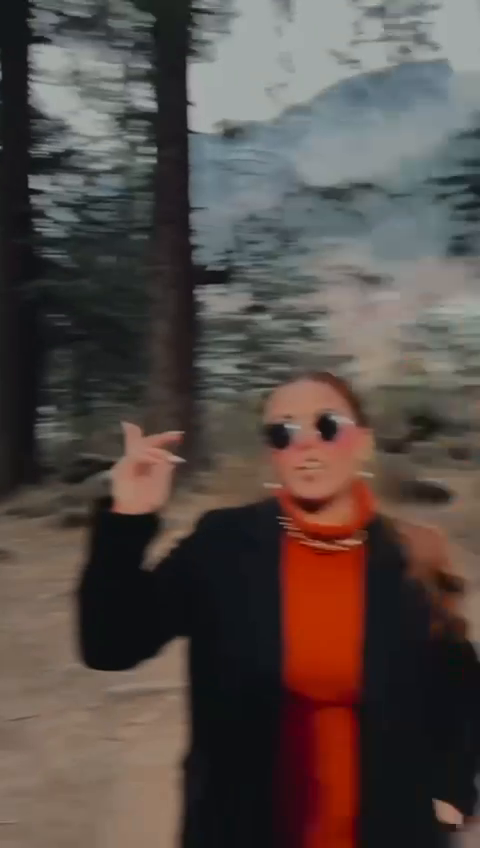
#> input picture frame 54 of WhatsApp Video 2024-01-28 at 3.03.33 PM.mp4, 480 x 848 px
$ python video.py
#> lines starting #> are read from the running program, lines starting #| are printed output that depends on the picture; after the words box and inside, x2 and y2 are one past the last pixel; in counts of white or black regions, pixels touching at a corner belong together
import cv2

read_cascade = cv2.CascadeClassifier("haarcascade_frontalface_default.xml")
eyes_cascade = cv2.CascadeClassifier("haarcascade_eye_tree_eyeglasses.xml")
video = cv2.VideoCapture('WhatsApp Video 2024-01-28 at 3.03.33 PM.mp4')

while video.isOpened:
    _, vid = video.read()
#> vid is the input picture: shape (848, 480, 3); mean B, G, R 71.2, 75.4, 86
    gray = cv2.cvtColor(vid,cv2.COLOR_BGR2GRAY)
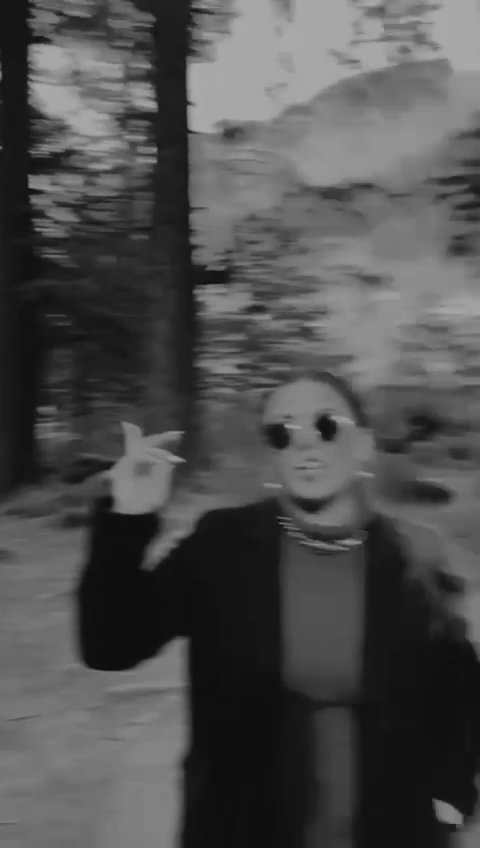
#> gray: shape (848, 480); min 10, max 173, mean 78.1
    frame = read_cascade.detectMultiScale(gray,1.1,3)
#> frame = [[228, 377, 150, 150]]
    for (x, y, w, h) in frame:
        cv2.rectangle(vid,(x, y),(x+w , y+h),(0, 255, 0),3)
        roi_gray = gray[y:y+h,x:x+w]
        roi_color = vid[y:y+h,x:x+w]
        eyes = eyes_cascade.detectMultiScale(roi_color)
        for (ex, ey, ew, eh) in eyes:
            cv2.rectangle(roi_color,(ex, ey),(ex + ew , ey + eh),(255, 0, 0),3)
#> this loop made 1 pass
#> pass 1, `roi_gray = gray[y:y+h,x:x+w]`:
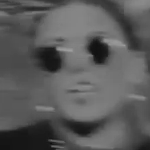
#> roi_gray: shape (150, 150); min 13, max 159, mean 90.4
#> pass 1, `roi_color = vid[y:y+h,x:x+w]`:
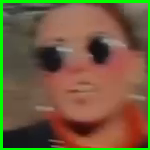
#> roi_color: shape (150, 150, 3); mean B, G, R 62, 92.5, 113
#> after the loop:
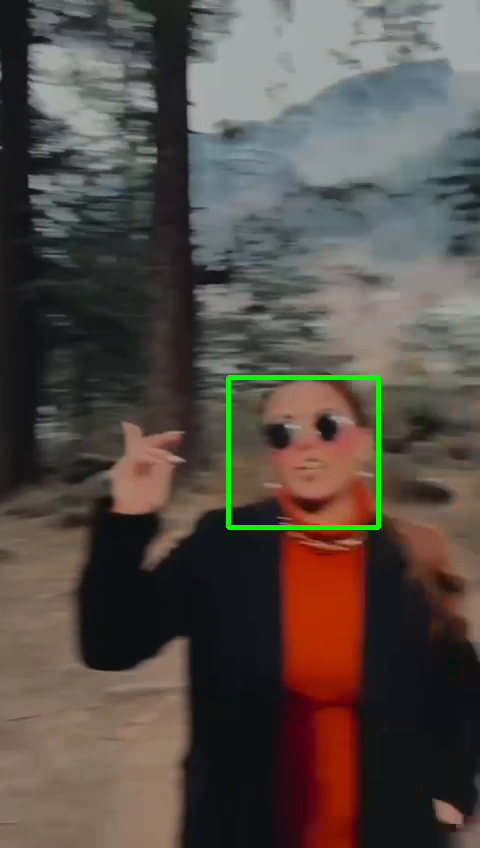
#> vid: shape (848, 480, 3); 0.73% of pixels changed, all inside (x1, y1, x2, y2) = (226, 375, 381, 530)

    cv2.imshow('vid',vid)
    if cv2.waitKey(1) & 0xFF == ord("q"):
#> (key q is pressed here)
        break

video.release()
cv2.destroyAllWindows()

$ run again, starting later in the video
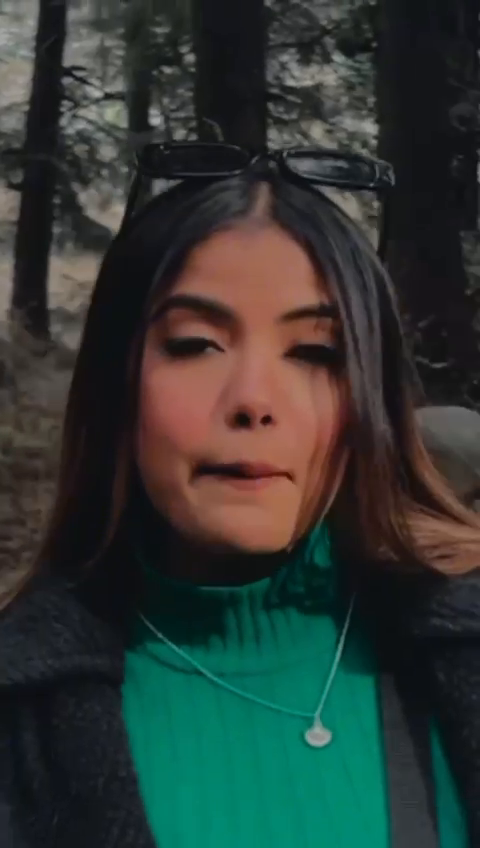
#> input picture frame 244 of WhatsApp Video 2024-01-28 at 3.03.33 PM.mp4, 480 x 848 px
#> vid is the input picture: shape (848, 480, 3); mean B, G, R 51.4, 56, 46.5
#> frame = [[100, 232, 299, 299]]
#> the loop `for (x, y, w, h) in frame:` made 1 pass
#> (x, y, w, h, eyes) on pass 1: (100, 232, 299, 299, [[69, 87, 57, 57], [123, 162, 52, 52]])
#> after the loop `for (x, y, w, h) in frame:`:
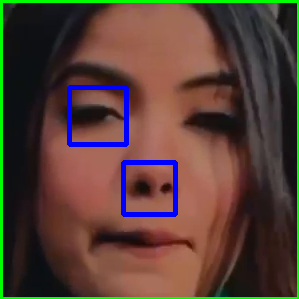
#> roi_color: shape (299, 299, 3); mean B, G, R 54.4, 63.7, 86
#> after the loop `for (x, y, w, h) in frame:`:
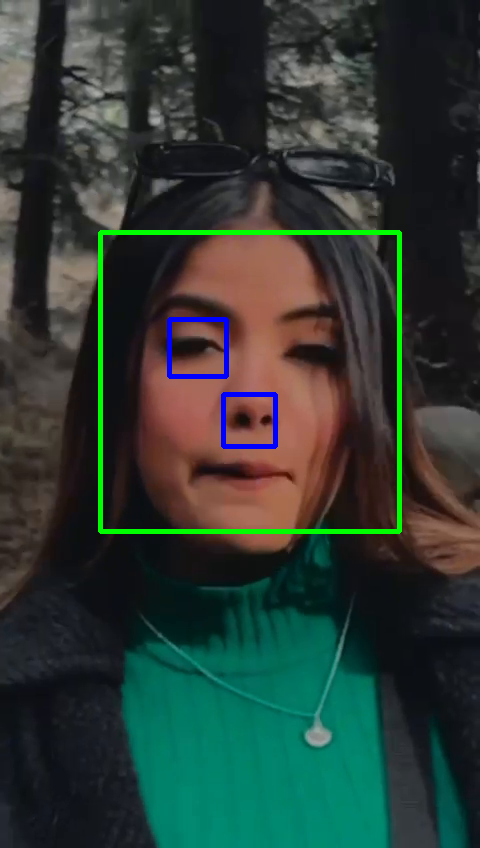
#> vid: shape (848, 480, 3); 2% of pixels changed, all inside (x1, y1, x2, y2) = (98, 230, 402, 534)
